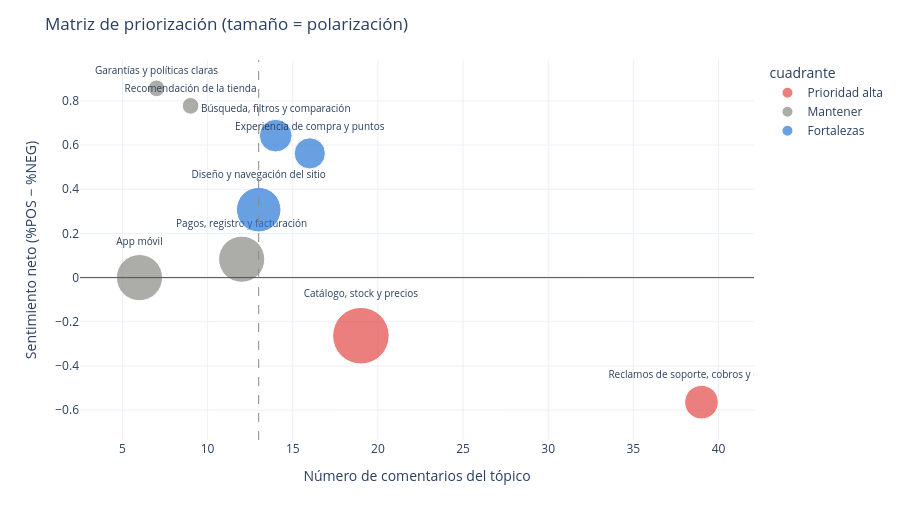

The cell this chart's notebook holds for it:
### Markdown cell above
### E.2 Matriz de priorización: volumen y sentimiento

Cada tópico se ubica por su **volumen** (eje x) y su **sentimiento neto**
(eje y); el tamaño del punto es la polarización. Los cortes son la mediana
del volumen y el neto 0:

| | Pocos comentarios | Muchos comentarios |
| --- | --- | --- |
| **Neto positivo** | Mantener | Fortalezas |
| **Neto negativo** | Vigilar | **Prioridad alta** |

### Code cell
corte_n = por_topico["n"].median()


def cuadrante(fila):
    if fila["neto"] < 0:
        return "Prioridad alta" if fila["n"] >= corte_n else "Vigilar"
    return "Fortalezas" if fila["n"] >= corte_n else "Mantener"


matriz = por_topico.assign(cuadrante=por_topico.apply(cuadrante, axis=1)).reset_index(
    names="tópico")
matriz.round(2).to_csv(SALIDAS / "matriz_priorizacion.csv", index=False)

fig = px.scatter(matriz, x="n", y="neto", size=matriz["polarizacion"] + 0.05, text="tópico",
                 color="cuadrante", size_max=40, template="plotly_white",
                 color_discrete_map={"Prioridad alta": ROJO, "Vigilar": "#e0a030",
                                     "Fortalezas": AZUL, "Mantener": GRIS},
                 hover_data={"polarizacion": ":.2f", "calif. promedio": ":.1f"})
fig.add_hline(y=0, line_color=TINTA, line_width=1)
fig.add_vline(x=corte_n, line_color=GRIS, line_dash="dash", line_width=1)
fig.update_traces(textposition="top center", textfont_size=10)
fig.update_layout(height=520, width=900,
                  title="Matriz de priorización (tamaño = polarización)",
                  xaxis_title="Número de comentarios del tópico",
                  yaxis_title="Sentimiento neto (%POS − %NEG)")
fig.write_html(SALIDAS / "matriz_priorizacion.html", include_plotlyjs="cdn")
fig.show()

### Figure 1 — Plotly figure (JSON) as saved in the notebook; plotly's stock layout.template omitted (floating-point values rounded to 4 significant figures)
{"data": [{"customdata": [[0.5263, 2.789], [0.1538, 2.231]], "hovertemplate": "cuadrante=Prioridad alta<br>n=%{x}<br>neto=%{y}<br>size=%{marker.size}<br>tópico=%{text}<br>polarizacion=%{customdata[0]:.2f}<br>calif. promedio=%{customdata[1]:.1f}<extra></extra>", "legendgroup": "Prioridad alta", "marker": {"color": "#e34948", "size": [0.5763, 0.2038], "sizemode": "area", "sizeref": 0.0003602, "symbol": "circle"}, "mode": "markers+text", "name": "Prioridad alta", "orientation": "v", "showlegend": true, "text": ["Catálogo, stock y precios", "Reclamos de soporte, cobros y demoras"], "textfont": {"size": 10}, "textposition": "top center", "type": "scatter", "x": [19, 39], "xaxis": "x", "y": [-0.2632, -0.5641], "yaxis": "y"}, {"customdata": [[0.3333, 3.167], [0.3333, 3.333], [0.0, 5.0], [0.0, 4.222]], "hovertemplate": "cuadrante=Mantener<br>n=%{x}<br>neto=%{y}<br>size=%{marker.size}<br>tópico=%{text}<br>polarizacion=%{customdata[0]:.2f}<br>calif. promedio=%{customdata[1]:.1f}<extra></extra>", "legendgroup": "Mantener", "marker": {"color": "#8a8985", "size": [0.3833, 0.3833, 0.05, 0.05], "sizemode": "area", "sizeref": 0.0003602, "symbol": "circle"}, "mode": "markers+text", "name": "Mantener", "orientation": "v", "showlegend": true, "text": ["App móvil", "Pagos, registro y facturación", "Garantías y políticas claras", "Recomendación de la tienda"], "textfont": {"size": 10}, "textposition": "top center", "type": "scatter", "x": [6, 12, 7, 9], "xaxis": "x", "y": [0.0, 0.08333, 0.8571, 0.7778], "yaxis": "y"}, {"customdata": [[0.3077, 3.769], [0.1429, 3.857], [0.125, 4.062]], "hovertemplate": "cuadrante=Fortalezas<br>n=%{x}<br>neto=%{y}<br>size=%{marker.size}<br>tópico=%{text}<br>polarizacion=%{customdata[0]:.2f}<br>calif. promedio=%{customdata[1]:.1f}<extra></extra>", "legendgroup": "Fortalezas", "marker": {"color": "#2a78d6", "size": [0.3577, 0.1929, 0.175], "sizemode": "area", "sizeref": 0.0003602, "symbol": "circle"}, "mode": "markers+text", "name": "Fortalezas", "orientation": "v", "showlegend": true, "text": ["Diseño y navegación del sitio", "Búsqueda, filtros y comparación", "Experiencia de compra y puntos"], "textfont": {"size": 10}, "textposition": "top center", "type": "scatter", "x": [13, 14, 16], "xaxis": "x", "y": [0.3077, 0.6429, 0.5625], "yaxis": "y"}], "layout": {"height": 520, "legend": {"itemsizing": "constant", "title": {"text": "cuadrante"}, "tracegroupgap": 0}, "margin": {"t": 60}, "shapes": [{"line": {"color": "#52514e", "width": 1}, "type": "line", "x0": 0, "x1": 1, "xref": "x domain", "y0": 0, "y1": 0, "yref": "y"}, {"line": {"color": "#8a8985", "dash": "dash", "width": 1}, "type": "line", "x0": 13, "x1": 13, "xref": "x", "y0": 0, "y1": 1, "yref": "y domain"}], "title": {"text": "Matriz de priorización (tamaño = polarización)"}, "width": 900, "xaxis": {"anchor": "y", "domain": [0, 1], "title": {"text": "Número de comentarios del tópico"}}, "yaxis": {"anchor": "x", "domain": [0, 1], "title": {"text": "Sentimiento neto (%POS − %NEG)"}}}}
